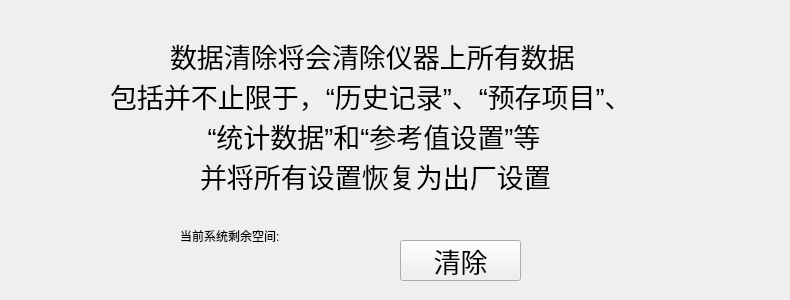
         <widget class="QWidget" name="page_48">
          <widget class="QLabel" name="label_24">
           <property name="geometry">
            <rect>
             <x>180</x>
             <y>220</y>
             <width>161</width>
             <height>31</height>
            </rect>
           </property>
           <property name="layoutDirection">
            <enum>Qt::LeftToRight</enum>
           </property>
           <property name="text">
            <string>当前系统剩余空间:</string>
           </property>
          </widget>
          <widget class="QLabel" name="label_disk">
           <property name="geometry">
            <rect>
             <x>260</x>
             <y>260</y>
             <width>81</width>
             <height>31</height>
            </rect>
           </property>
           <property name="text">
            <string/>
           </property>
          </widget>
          <widget class="QLabel" name="label_56">
           <property name="geometry">
            <rect>
             <x>110</x>
             <y>40</y>
             <width>671</width>
             <height>31</height>
            </rect>
           </property>
           <property name="font">
            <font>
             <pointsize>20</pointsize>
            </font>
           </property>
           <property name="text">
            <string>        数据清除将会清除仪器上所有数据</string>
           </property>
          </widget>
          <widget class="QLabel" name="label_57">
           <property name="geometry">
            <rect>
             <x>110</x>
             <y>120</y>
             <width>671</width>
             <height>31</height>
            </rect>
           </property>
           <property name="font">
            <font>
             <pointsize>20</pointsize>
            </font>
           </property>
           <property name="text">
            <string>             “统计数据”和“参考值设置”等</string>
           </property>
          </widget>
          <widget class="QLabel" name="label_58">
           <property name="geometry">
            <rect>
             <x>110</x>
             <y>80</y>
             <width>671</width>
             <height>31</height>
            </rect>
           </property>
           <property name="font">
            <font>
             <pointsize>20</pointsize>
            </font>
           </property>
           <property name="text">
            <string>包括并不止限于，“历史记录”、“预存项目”、</string>
           </property>
          </widget>
          <widget class="QLabel" name="label_59">
           <property name="geometry">
            <rect>
             <x>110</x>
             <y>160</y>
             <width>671</width>
             <height>31</height>
            </rect>
           </property>
           <property name="font">
            <font>
             <pointsize>20</pointsize>
            </font>
           </property>
           <property name="text">
            <string>            并将所有设置恢复为出厂设置</string>
           </property>
          </widget>
          <widget class="QPushButton" name="pushButton_default">
           <property name="geometry">
            <rect>
             <x>400</x>
             <y>240</y>
             <width>121</width>
             <height>41</height>
            </rect>
           </property>
           <property name="font">
            <font>
             <pointsize>20</pointsize>
            </font>
           </property>
           <property name="text">
            <string>清除</string>
           </property>
          </widget>
         </widget>
